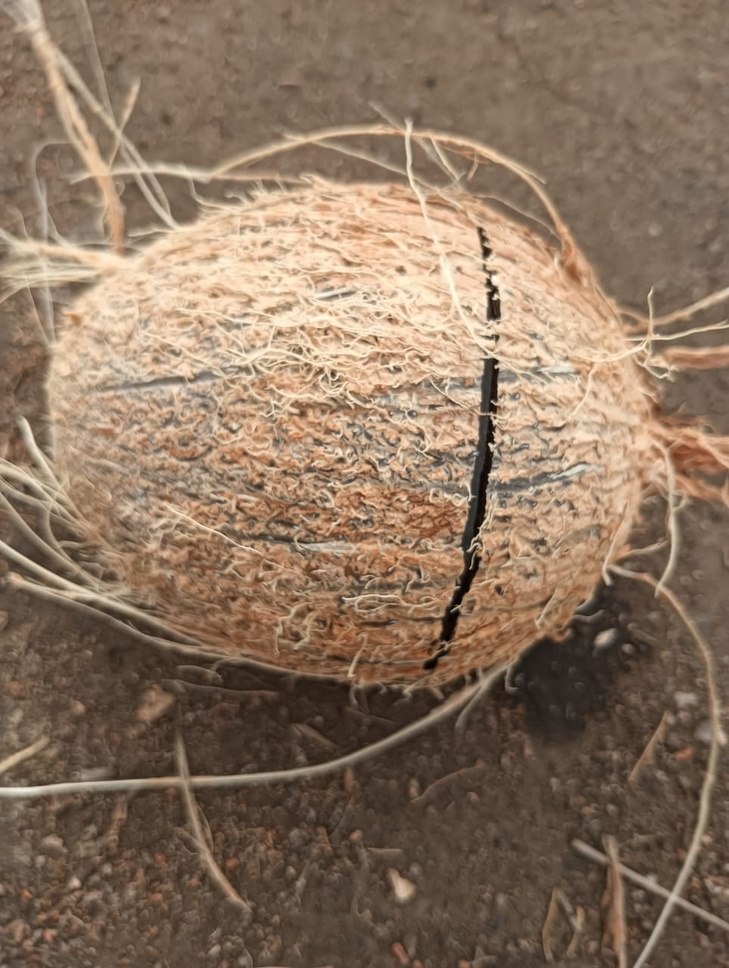
#> input picture new_dataset/crack/cracked115.jpg, 729 x 968 px, shrunk from 963 x 1280 before the run
$ python -i built_train_model.py   (imports and definitions only)
#> lines starting #> are read from the running program, lines starting #| are printed output that depends on the picture; after the words box and inside, x2 and y2 are one past the last pixel; in counts of white or black regions, pixels touching at a corner belong together
#> (reads coconut_dataset_with_features.csv from the repository)
import pandas as pd
import os
import cv2
import numpy as np

# ---- Feature Extraction ----
def extract_features(image_path):
#> called with image_path = 'new_dataset/crack/cracked115.jpg'
    img = cv2.imread(image_path)
#> img is the input picture: shape (968, 729, 3); mean B, G, R 95.9, 116.3, 139.5
    if img is None:
        return None

    gray = cv2.cvtColor(img, cv2.COLOR_BGR2GRAY)
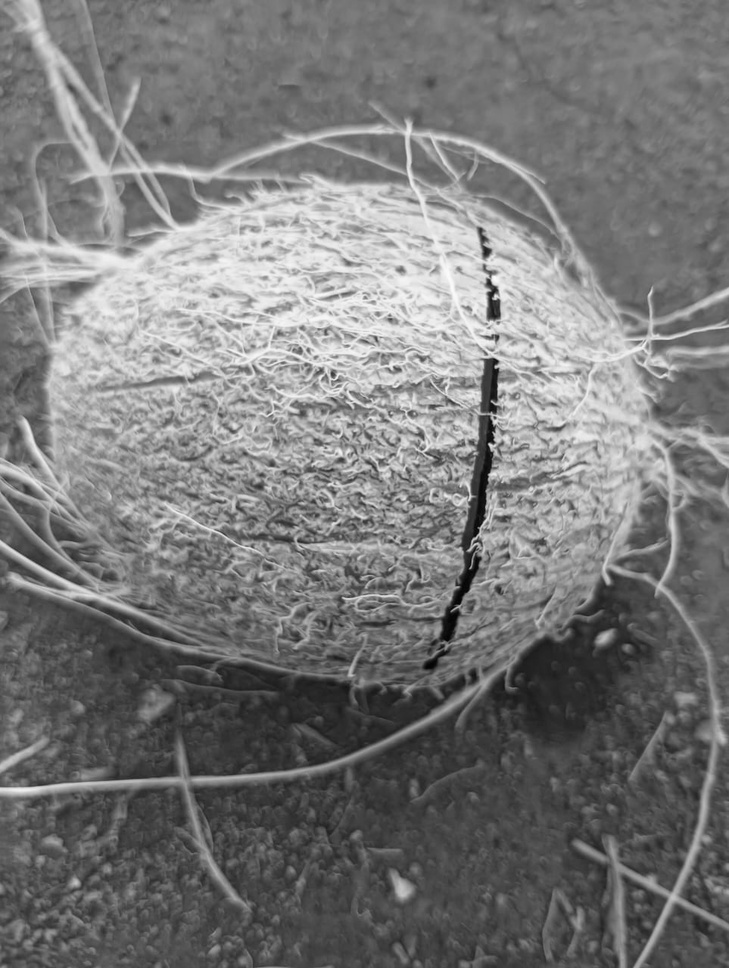
#> gray: shape (968, 729); min 1, max 252, mean 120.9
    blur = cv2.GaussianBlur(gray, (5, 5), 0)

    _, thresh = cv2.threshold(
        blur, 0, 255, cv2.THRESH_BINARY_INV + cv2.THRESH_OTSU
    )
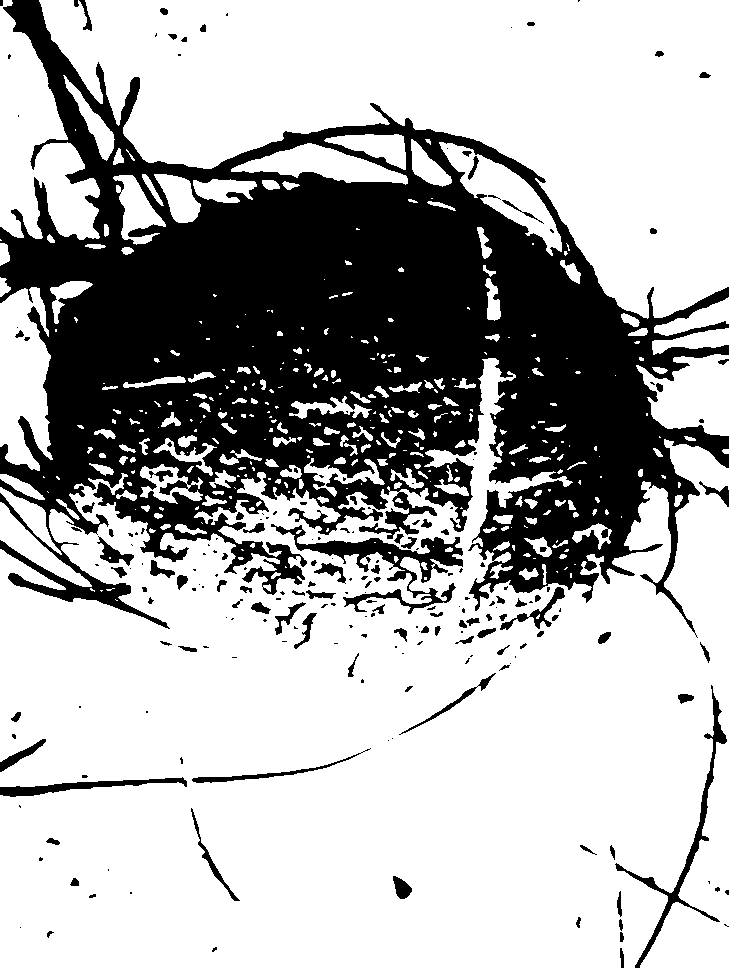
#> thresh: shape (968, 729); 69% white; 216 black regions (115 under 20 px)
    contours, _ = cv2.findContours(thresh, cv2.RETR_EXTERNAL, cv2.CHAIN_APPROX_SIMPLE)
#> contours = 353 contours, 213 with area under 20; largest, box (x1, y1, x2, y2) and area: (0, 358, 729, 968) 313424, (39, 0, 729, 319) 117636, (0, 0, 100, 240) 12544, (0, 287, 53, 471) 6934, (636, 354, 729, 436) 4960
    if not contours:
        return None

    c = max(contours, key=cv2.contourArea)
#> c = contour of 3493 points, box (x1, y1, x2, y2) (0, 358, 729, 968), area 313424

    area = cv2.contourArea(c)
#> area = 313423.5
    perimeter = cv2.arcLength(c, True)
#> perimeter = 8913.5
    circularity = (4 * np.pi * area) / (perimeter * perimeter) if perimeter > 0 else 0
#> circularity = 0.0496
    x, y, w, h = cv2.boundingRect(c)
#> x = 0; y = 358; w = 729; h = 610
    aspect_ratio = w / h if h > 0 else 0
#> aspect_ratio = 1.2

    return [area, perimeter, circularity, aspect_ratio]

# ---- Load Labels CSV ----
labels = pd.read_csv(r"C:\Users\venka\Downloads\coconut (4)\coconut\coconut\coconut_dataset_with_features.csv")

data = []
# [12 lines not run here, left out]

df = pd.DataFrame(data, columns=["area","perimeter","circularity","aspect_ratio","weight"])
# [3 lines not run here, left out]

>>> result = extract_features('new_dataset/crack/cracked115.jpg')
#> result = [313423.5, 8913.5, 0.0496, 1.2]
